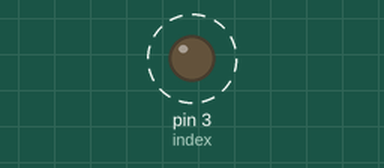
A sketch run on a simulated Arduino Uno, built with avr-gcc and run on an emulated ATmega328P. Shown: output pins drawn as LEDs (lit = HIGH). Dashed ring = blinking. What the sketch prints to the serial monitor is not drawn.

Above: at 0.2 s.
Timing chart, 0 to 3.0 s (numbered marks = the images above):
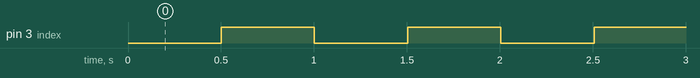

The sketch:

millis_1_Led.ino
```cpp
long dt = 500;
int index = 3;
long t = 0;

void toggleLed(int ledIndex) {
  if (digitalRead(ledIndex) == LOW) {
        digitalWrite(ledIndex, HIGH);
    }
    else {
        digitalWrite(ledIndex, LOW);
    }
  Serial.print(ledIndex);
  Serial.print("\n");
}


void setup() {
  // put your setup code here, to run once:
 pinMode(index, OUTPUT);
 Serial.begin(9600);
}

void loop() {
  // put your maincode here, to run repeatedly:

int  now = millis();
   if( now - t > dt){
    t = now;
    toggleLed(index);
   }
}
```

Measured:
- by itself, pin 3 (index): alternates HIGH for 0.50 s and LOW for 0.50 s, 65 changes in all, then stays HIGH
